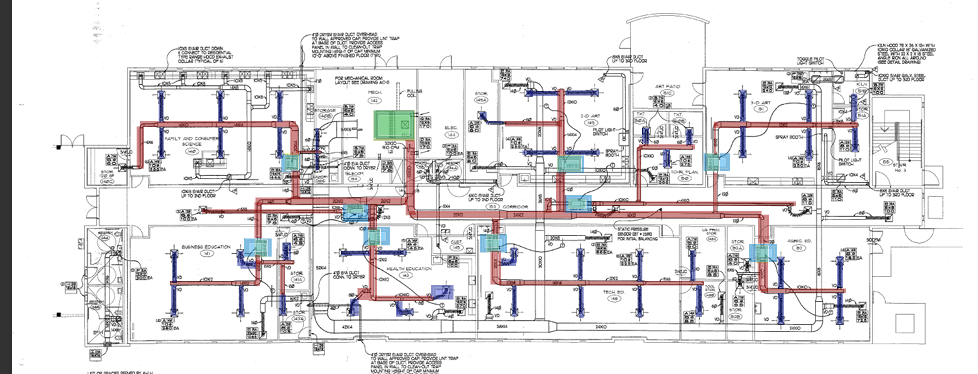
#> input picture mechanical_upload.png, 978 x 374 px
$ python wall_detector.py
#> lines starting #> are read from the running program, lines starting #| are printed output that depends on the picture; after the words box and inside, x2 and y2 are one past the last pixel; in counts of white or black regions, pixels touching at a corner belong together
import cv2
import numpy as np
import json

IMAGE_PATH = "mechanical_upload.png"

OUTPUT_JSON = "outputs/walls.json"
OUTPUT_DEBUG = "outputs/walls_debug.png"

MIN_WALL_LENGTH = 40

img = cv2.imread(IMAGE_PATH)
#> img is the input picture: shape (374, 978, 3); mean B, G, R 226.9, 225.8, 227.6

if img is None:
    raise FileNotFoundError(f"Could not load image: {IMAGE_PATH}")

gray = cv2.cvtColor(img, cv2.COLOR_BGR2GRAY)
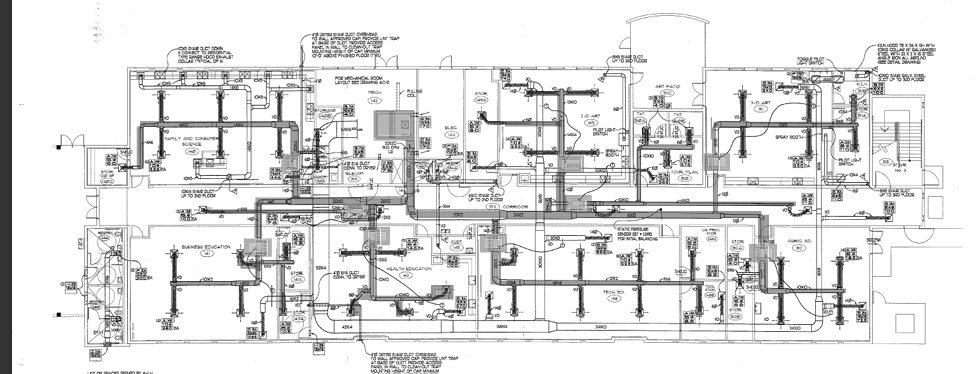
#> gray: shape (374, 978); min 0, max 255, mean 226.5

_, thresh = cv2.threshold(
    gray,
    180,
    255,
    cv2.THRESH_BINARY_INV
)
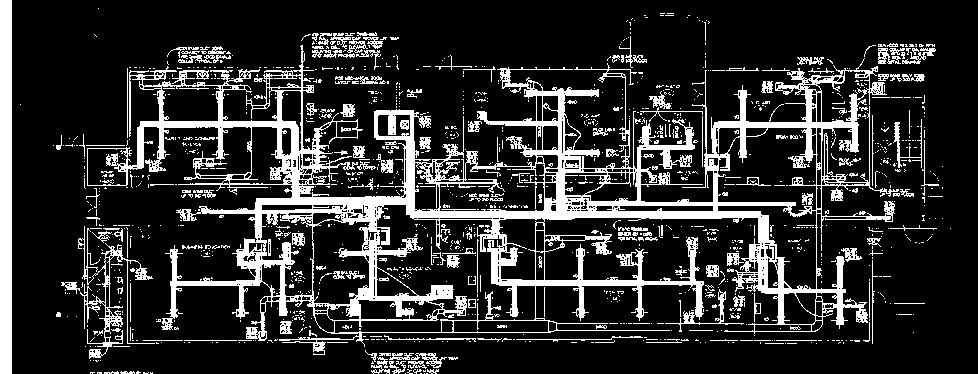
#> thresh: shape (374, 978); 18% white; 1328 white regions (1136 under 20 px), largest, box (x1, y1, x2, y2) and area: (87, 45, 899, 355) 45053, (0, 0, 12, 374) 4488, (78, 226, 155, 359) 1493

kernel = np.ones((3, 3), np.uint8)

clean = cv2.morphologyEx(
    thresh,
    cv2.MORPH_OPEN,
    kernel
)
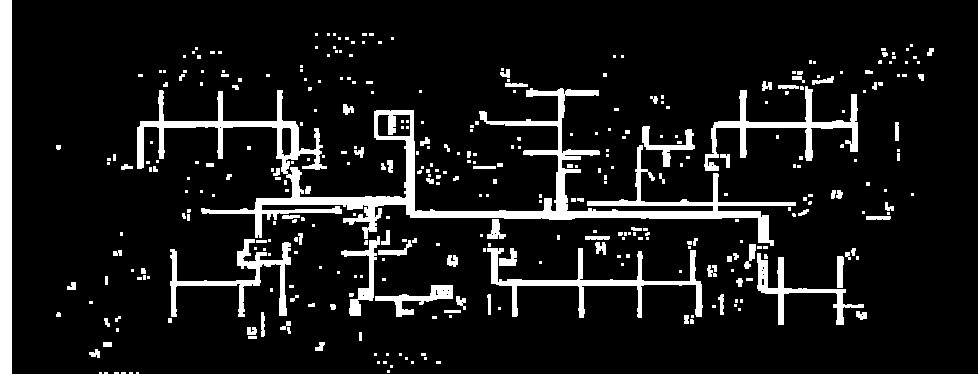
#> clean: shape (374, 978); 10.1% white; 362 white regions (252 under 20 px), largest, box (x1, y1, x2, y2) and area: (137, 88, 796, 246) 13889, (0, 0, 12, 374) 4488, (487, 248, 703, 318) 2540

lines = cv2.HoughLinesP(
    clean,
    1,
    np.pi / 180,
    threshold=90,
    minLineLength=MIN_WALL_LENGTH,
    maxLineGap=10
)
#> lines = 136 rows, first 6: [202, 213, 288, 213], [410, 217, 768, 217], [255, 202, 414, 202], [406, 211, 760, 211], [8, 373, 8, 0], [202, 212, 341, 212]

walls = []
debug = img.copy()

if lines is not None:
    for line in lines:
        x1, y1, x2, y2 = line[0]

        dx = x2 - x1
        dy = y2 - y1

        length = ((dx * dx) + (dy * dy)) ** 0.5
        angle = abs(np.degrees(np.arctan2(dy, dx)))

        horizontal = angle < 12 or angle > 168
        vertical = 78 < angle < 102

        if not (horizontal or vertical):
            continue

        if length < MIN_WALL_LENGTH:
            continue

        walls.append({
            "x1": int(x1),
            "y1": int(y1),
            "x2": int(x2),
            "y2": int(y2),
            "length": round(float(length), 2),
            "type": "horizontal" if horizontal else "vertical"
        })

        cv2.line(
            debug,
            (x1, y1),
            (x2, y2),
            (180, 180, 180),
            2
        )
#> this loop made 136 passes
#> (x1, y1, x2, y2, dx, dy, length, angle) on passes 1 to 12: (202, 213, 288, 213, 86, 0, 86, 0), (410, 217, 768, 217, 358, 0, 358, 0), (255, 202, 414, 202, 159, 0, 159, 0), (406, 211, 760, 211, 354, 0, 354, 0), (8, 373, 8, 0, 0, -373, 373, 90), (202, 212, 341, 212, 139, 0, 139, 0), (140, 122, 302, 122, 162, 0, 162, 0), (7, 373, 7, 0, 0, -373, 373, 90), (1, 373, 1, 0, 0, -373, 373, 90), (410, 216, 768, 216, 358, 0, 358, 0), (406, 214, 760, 214, 354, 0, 354, 0), (4, 373, 4, 0, 0, -373, 373, 90)
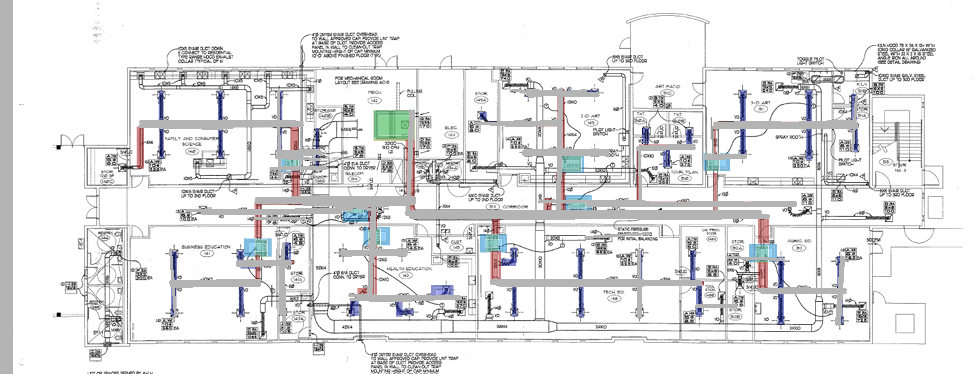
#> debug: shape (374, 978, 3); 7.01% of pixels changed, all inside (x1, y1, x2, y2) = (0, 0, 859, 374)
#> after the loop, walls = 133 items

cv2.imwrite(OUTPUT_DEBUG, debug)

with open(OUTPUT_JSON, "w") as f:
    json.dump({"walls": walls}, f, indent=2)

print("DONE")
print("Walls:", len(walls))
#| Walls: 133
print("Debug:", OUTPUT_DEBUG)
